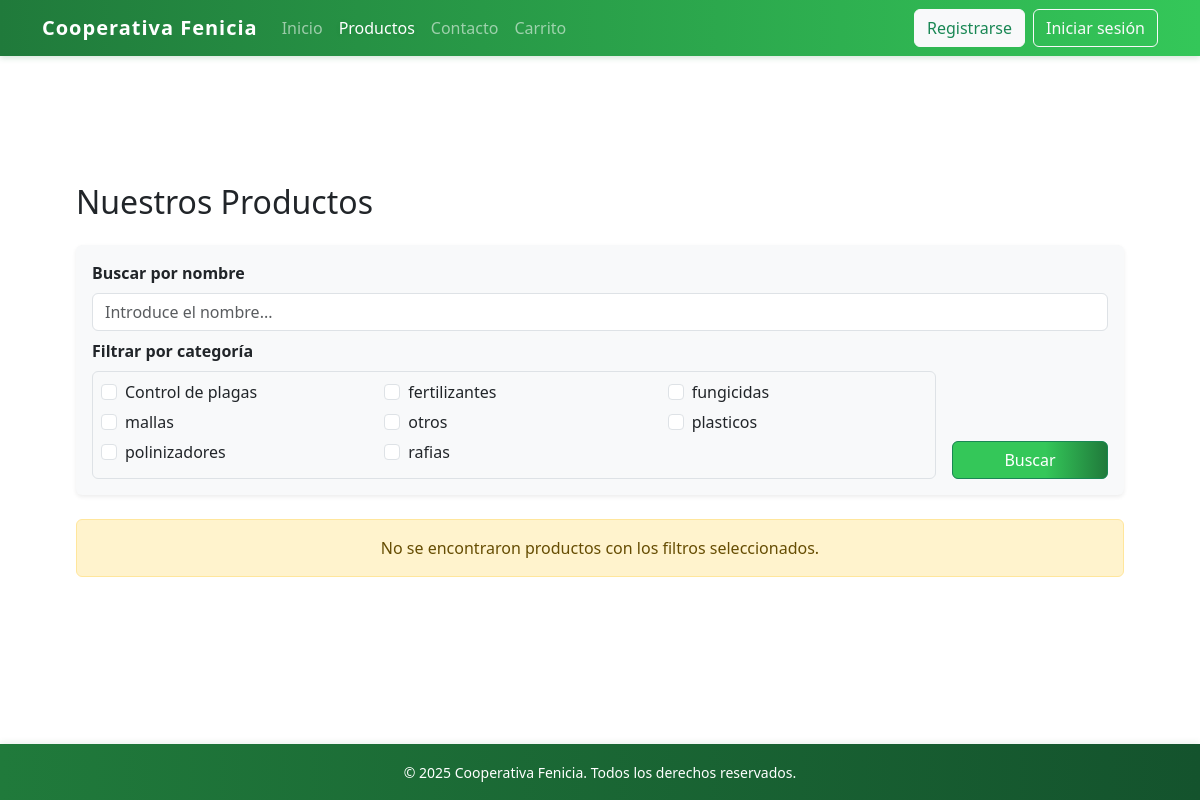
Page /producto.php on the earlier database version.
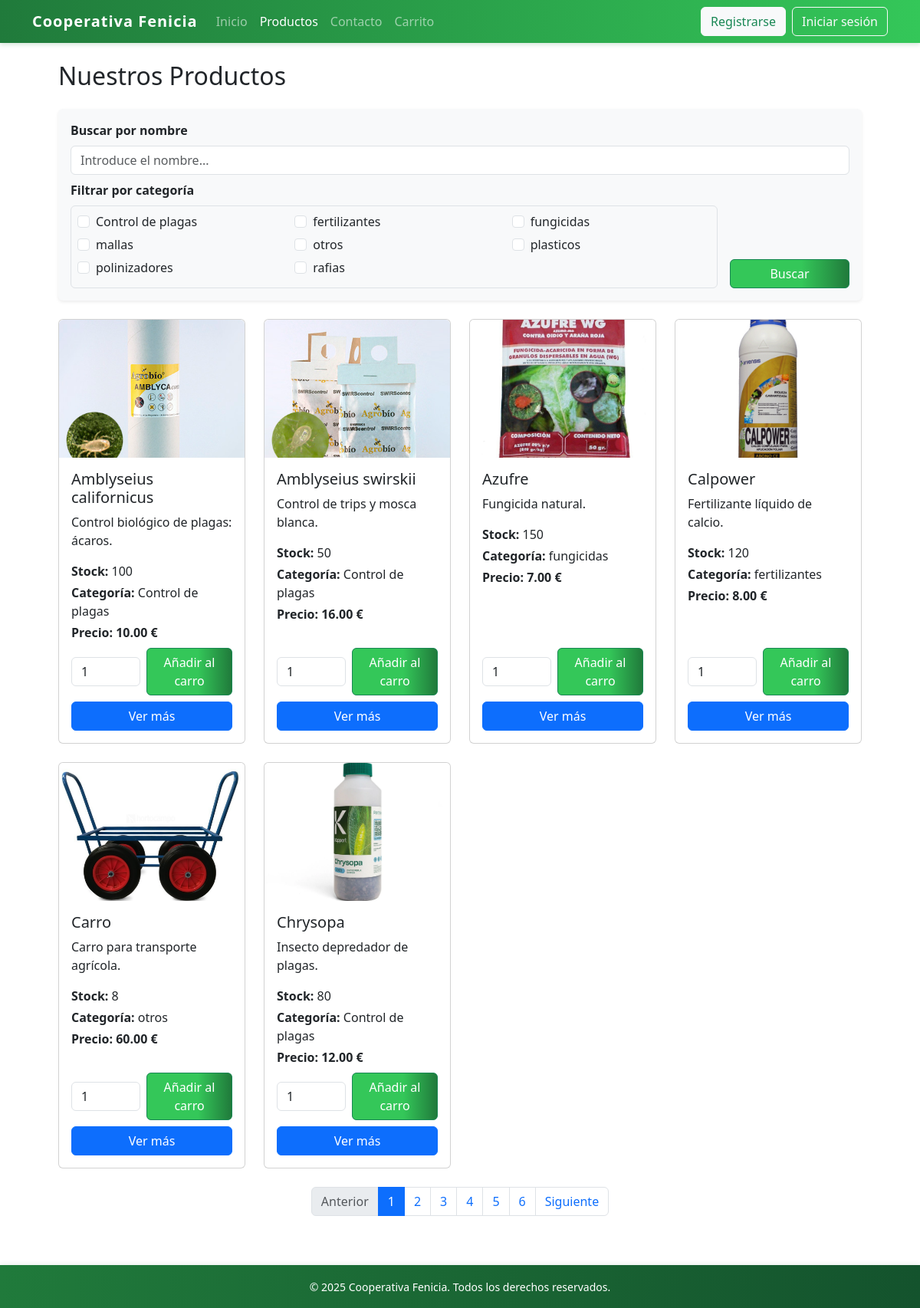
Same page on the later database version.
### tables this page shows
CREATE TABLE IF NOT EXISTS categorias (
    id INT AUTO_INCREMENT PRIMARY KEY,
    nombre VARCHAR(100) NOT NULL UNIQUE
);

CREATE TABLE IF NOT EXISTS productos (
    id INT AUTO_INCREMENT PRIMARY KEY,
    nombre VARCHAR(100) NOT NULL,
    descripcion TEXT,
    precio DECIMAL(10,2) NOT NULL,
    stock INT DEFAULT 0,
    imagen VARCHAR(255)
);

### src/producto.php (the view, shortened to what this page needs)
<?php
require_once 'conexiondb.php';
$categorias = $conexion->query("SELECT id, nombre FROM categorias ORDER BY nombre ASC");
$productosPorPagina = 6;
$paginaActual = isset($_GET['pagina']) ? max(1, intval($_GET['pagina'])) : 1;
$offset = ($paginaActual - 1) * $productosPorPagina;
$params = [];
$types = '';
$sqlBase = "FROM productos";
$sqlCount = "SELECT COUNT(*) $sqlBase";
$stmtCount = $conexion->prepare($sqlCount);
$stmtCount->execute();
$stmtCount->bind_result($totalProductos);
$totalPaginas = ceil($totalProductos / $productosPorPagina);
$sql = "SELECT * $sqlBase ORDER BY nombre ASC LIMIT ? OFFSET ?";
if ($params) {
    $paramsQuery = $params;
    $paramsQuery[] = $productosPorPagina;
    $paramsQuery[] = $offset;
    $typesQuery = $types . 'ii';
    $stmt = $conexion->prepare($sql);
    $stmt->bind_param($typesQuery, ...$paramsQuery);
} else {
    $stmt = $conexion->prepare($sql);
    $stmt->bind_param('ii', $productosPorPagina, $offset);
}
$stmt->execute();
$res = $stmt->get_result();
?>
<!DOCTYPE html>
<html lang="es">
<head>
  <link href="estilos.css" rel="stylesheet" />
  <link href="https://cdn.jsdelivr.net/npm/bootstrap@5.3.3/dist/css/bootstrap.min.css" rel="stylesheet" />
</head>
<body class="d-flex flex-column min-vh-100">
  <header>
    <nav class="navbar navbar-expand-lg navbar-dark navbar-custom">
      <div class="container">
        <a class="navbar-brand" href="index.php">Cooperativa Fenicia</a>
        <div class="collapse navbar-collapse justify-content-between" id="navbarNav">
          <ul class="navbar-nav">
            <li class="nav-item"><a class="nav-link" href="index.php">Inicio</a></li>
            <li class="nav-item"><a class="nav-link active" href="producto.php">Productos</a></li>
            <li class="nav-item"><a class="nav-link" href="contacto.php">Contacto</a></li>
            <li class="nav-item"><a class="nav-link" href="carrito.php">Carrito</a></li>
          </ul>
          <div class="d-flex align-items-center">
            <?php if (isset($_SESSION['usuario'])): ?>
              <span class="me-3 text-white fw-bold">¡Bienvenido, <?php echo htmlspecialchars($_SESSION['usuario']); ?>!</span>
              <form method="POST" action="logout.php" class="d-inline">
                <button type="submit" class="btn btn-outline-light">Cerrar sesión</button>
              </form>
            <?php else: ?>
              <button class="btn btn-light text-success me-2" data-bs-toggle="modal" data-bs-target="#modalRegistro">Registrarse</button>
              <button class="btn btn-outline-light" data-bs-toggle="modal" data-bs-target="#modalLogin">Iniciar sesión</button>
            <?php endif; ?>
          </div>
        </div>
      </div>
    </nav>
  </header>
  <main class="flex-grow-1 py-4">
    <div class="container">
      <h2 class="mb-4">Nuestros Productos</h2>
      <form class="card card-body mb-4 shadow-sm bg-light border-0" method="get" action="producto.php">
        <div class="row g-3 mb-2">
          <div class="col-12">
            <label for="nombre" class="form-label fw-bold">Buscar por nombre</label>
            <input type="text" class="form-control" id="nombre" name="nombre" value="<?php echo htmlspecialchars($_GET['nombre'] ?? ''); ?>" placeholder="Introduce el nombre...">
          </div>
        </div>
        <div class="row g-3 align-items-end">
          <div class="col-12 col-md-10">
            <label class="form-label fw-bold">Filtrar por categoría</label>
            <div class="rounded p-2 border bg-light">
              <div class="row">
                <?php
                $i = 0;
                foreach ($categorias as $cat):
                  if ($i % 3 === 0 && $i > 0) echo '</div><div class="row">';
                ?>
                  <div class="col-12 col-md-4 mb-1">
                    <div class="form-check">
                      <input class="form-check-input" type="checkbox" id="cat_<?php echo $cat['id']; ?>" name="categorias[]" value="<?php echo $cat['id']; ?>"
                        <?php if (!empty($_GET['categorias']) && in_array($cat['id'], $_GET['categorias'])) echo 'checked'; ?>>
                      <label class="form-check-label" for="cat_<?php echo $cat['id']; ?>"><?php echo htmlspecialchars($cat['nombre']); ?></label>
                    </div>
                  </div>
                <?php $i++; endforeach; ?>
              </div>
            </div>
          </div>
          <div class="col-12 col-md-2 d-flex justify-content-center align-items-end">
            <button type="submit" class="btn btn-success w-100">Buscar</button>
          </div>
        </div>
      </form>
      <div class="row g-4">
        <?php if ($res->num_rows === 0): ?>
          <div class="col-12">
            <div class="alert alert-warning text-center">No se encontraron productos con los filtros seleccionados.</div>
          </div>
        <?php endif; ?>
        <?php while ($prod = $res->fetch_assoc()): ?>
        <?php
          $catRes = $conexion->query("SELECT c.nombre FROM categorias c INNER JOIN producto_categoria pc ON c.id = pc.categoria_id WHERE pc.producto_id = " . intval($prod['id']));
          $catNombres = [];
          while ($catRow = $catRes->fetch_assoc()) {
            $catNombres[] = $catRow['nombre'];
          }
        ?>
        <div class="col-12 col-sm-6 col-md-4 col-lg-3 d-flex">
          <div class="card flex-fill h-100" style="width: 18rem;">
            <img src="<?php echo htmlspecialchars($prod['imagen']); ?>" class="product-img" alt="<?php echo htmlspecialchars($prod['nombre']); ?>">
            <div class="card-body d-flex flex-column h-100">
              <h5 class="card-title"><?php echo htmlspecialchars($prod['nombre']); ?></h5>
              <p class="card-text"><?php echo htmlspecialchars($prod['descripcion']); ?></p>
              <p class="card-text mb-1"><strong>Stock:</strong> <?php echo intval($prod['stock']); ?></p>
              <p class="card-text mb-1"><strong>Categoría<?php echo count($catNombres) > 1 ? 's' : ''; ?>:</strong>
                <?php echo htmlspecialchars(implode(', ', $catNombres)); ?>
              </p>
              <p class="card-text fw-bold mb-2">Precio: <?php echo number_format($prod['precio'], 2); ?> €</p>
              <div class="mt-auto d-flex flex-column gap-2">
                <form method="POST" action="agregar_carrito.php" class="d-flex align-items-center gap-2">
                  <input type="number" name="unidades" class="form-control input-cantidad" min="1" max="<?php echo intval($prod['stock']); ?>" value="1"
                    <?php if ($prod['stock'] < 1) echo 'disabled'; ?>>
                  <button type="submit" class="btn btn-success"
                    <?php if ($prod['stock'] < 1) echo 'disabled'; ?>>Añadir al carro</button>
                </form>
                <a href="#" class="btn btn-primary">Ver más</a>
              </div>
            </div>
          </div>
        </div>
        <?php endwhile; ?>
      </div>
      <?php if ($totalPaginas > 1): ?>
      <nav aria-label="Paginación de productos" class="mt-4">
        <ul class="pagination justify-content-center">
          <li class="page-item<?php if ($paginaActual <= 1) echo ' disabled'; ?>">
            <a class="page-link" href="?<?php
              $paramsPag = $_GET;
              $paramsPag['pagina'] = $paginaActual - 1;
              echo http_build_query($paramsPag);
            ?>">Anterior</a>
          </li>
          <?php for ($i = 1; $i <= $totalPaginas; $i++): ?>
            <li class="page-item<?php if ($i == $paginaActual) echo ' active'; ?>">
              <a class="page-link" href="?<?php
                $paramsPag = $_GET;
                $paramsPag['pagina'] = $i;
                echo http_build_query($paramsPag);
              ?>"><?php echo $i; ?></a>
            </li>
          <?php endfor; ?>
          <li class="page-item<?php if ($paginaActual >= $totalPaginas) echo ' disabled'; ?>">
            <a class="page-link" href="?<?php
              $paramsPag = $_GET;
              $paramsPag['pagina'] = $paginaActual + 1;
              echo http_build_query($paramsPag);
            ?>">Siguiente</a>
          </li>
        </ul>
      </nav>
      <?php endif; ?>
    </div>
  </main>
  <footer class="footer-custom text-white text-center py-3 mt-4">
    <div class="container">
      <small>&copy; 2025 Cooperativa Fenicia. Todos los derechos reservados.</small>
    </div>
  </footer>
</body>
</html>

### src/estilos.css (style rules this page uses)
.navbar-custom { background: linear-gradient(90deg, #207a3b 0%, #34c759 100%); box-shadow: 0 2px 6px rgba(32, 122, 59, 0.2); }
.footer-custom { background: linear-gradient(90deg, #207a3b 0%, #14532d 100%); box-shadow: 0 -2px 6px rgba(20, 83, 45, 0.08); }
main { padding-left: 1rem; padding-right: 1rem; display: flex; align-items: center; justify-content: center; min-height: 70vh; }
@media (min-width: 576px) { main { padding-left: 2rem; padding-right: 2rem; } }
@media (min-width: 992px) { main { padding-left: 4rem; padding-right: 4rem; } }
body { min-height: 100vh; display: flex; flex-direction: column; }
.btn-success, .btn-outline-light { transition: background 0.2s, color 0.2s; }
.btn-success { background: linear-gradient(90deg, #34c759 60%, #207a3b 100%); border: none; }
.navbar-brand { font-weight: bold; letter-spacing: 1px; }
.nav-link.active, .nav-link:focus, .nav-link:hover { color: #fff !important; text-shadow: 0 1px 4px rgba(20, 83, 45, 0.12); }

### src/producto.php (style rules this page uses)
.product-img { width: 100%; height: 180px; object-fit: cover; object-position: center; border-radius: 0.375rem 0.375rem 0 0; }
.input-cantidad { max-width: 90px; }

Differences in the rows shown:
added productos: imagen (picture), nombre "Amblyseius californicus", descripcion "Control biológico de plagas: ácaros.", stock "100", catNombres "Control de plagas", precio "10.00", unidades "1"
added productos: imagen (picture), nombre "Amblyseius swirskii", descripcion "Control de trips y mosca blanca.", stock "50", catNombres "Control de plagas", precio "16.00", unidades "1"
added productos: imagen (picture), nombre "Azufre", descripcion "Fungicida natural.", stock "150", catNombres "fungicidas", precio "7.00", unidades "1"
added productos: imagen (picture), nombre "Calpower", descripcion "Fertilizante líquido de calcio.", stock "120", catNombres "fertilizantes", precio "8.00", unidades "1"
added productos: imagen (picture), nombre "Carro", descripcion "Carro para transporte agrícola.", stock "8", catNombres "otros", precio "60.00", unidades "1"
added productos: imagen (picture), nombre "Chrysopa", descripcion "Insecto depredador de plagas.", stock "80", catNombres "Control de plagas", precio "12.00", unidades "1"
Other differences:
text no longer shown: "No se encontraron productos con los filtros seleccionados."
text now shown: "Anterior Siguiente"
new list line: "1"
new list line: "2"
new list line: "3"
new list line: "4"
new list line: "5"
new list line: "6"
